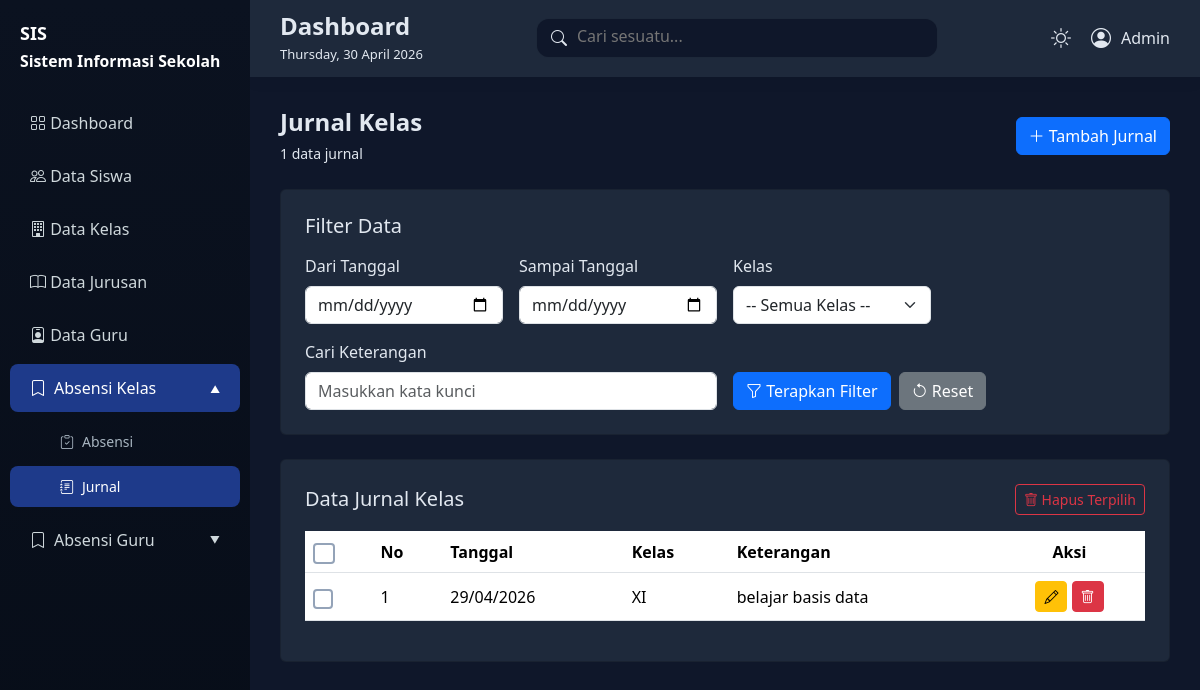
The page /jurnal_kelas.php (signed in) on the database its author committed.
### tables this page shows
CREATE TABLE `jurnal_kelas` (
  `id_jurnal_kelas` int(11) NOT NULL,
  `kelas_id` int(11) NOT NULL,
  `keterangan` text NOT NULL,
  `tgl` date NOT NULL
);

CREATE TABLE `kelas` (
  `id_kelas` int(11) NOT NULL,
  `jurusan_id` int(10) NOT NULL,
  `nama_kelas` varchar(125) NOT NULL
);

### proses/helpers.php (called while the page is built, shortened)
<?php
function formatDate($date, $format = 'd/m/Y') {
    try {
        $dateObj = new DateTime($date);
        return $dateObj->format($format);
    } catch (Exception $e) {
        return '-';
    }
}
function truncateText($text, $length = 50, $suffix = '...') {
    if (strlen($text) <= $length) {
        return $text;
    }
    return substr($text, 0, $length) . $suffix;
}
function buildFilterQuery($table, $filters = []) {
    $conditions = [];
    return count($conditions) > 0 ? implode(' AND ', $conditions) : '1=1';
}
function countRecords($table, $where = '1=1', $joins = '') {
    global $conn;
    $query = "SELECT COUNT(*) as total FROM `$table` $joins WHERE $where";
    $result = mysqli_query($conn, $query);
    $row = mysqli_fetch_assoc($result);
    return $row['total'] ?? 0;
}
?>

### proses/queries.php (called while the page is built, shortened)
<?php
include_once 'helpers.php';
function getJurnalKelas($filters = [], $limit = 0, $offset = 0) {
    $where = buildFilterQuery('jurnal_kelas', $filters);
    $joins = "JOIN kelas ON jurnal_kelas.kelas_id = kelas.id_kelas";
    $query = "SELECT jurnal_kelas.*, kelas.nama_kelas
              FROM jurnal_kelas $joins
              WHERE $where
              ORDER BY jurnal_kelas.tgl DESC";
    if ($limit > 0) {
        $query .= " LIMIT $limit OFFSET $offset";
    }
    return query($query);
}
?>

### config.php (called while the page is built, shortened)
<?php
$conn = mysqli_connect("localhost", "root", "", "akademik");
function query($query)
{
    global $conn;
    $result = mysqli_query($conn, $query);
    $rows = [];
    while ($row = mysqli_fetch_assoc($result)) {
        $rows[] = $row;
    }
    return $rows;
}

### jurnal_kelas.php (the view, shortened to what this page needs)
<?php
include 'config.php';
include 'proses/helpers.php';
include 'proses/queries.php';
$filters = [
    'date_start' => $_GET['date_start'] ?? '',
    'date_end' => $_GET['date_end'] ?? '',
    'kelas_id' => $_GET['kelas_id'] ?? '',
    'search' => $_GET['search'] ?? ''
];
$limit = 100;
$offset = isset($_GET['page']) ? ((int)$_GET['page'] - 1) * $limit : 0;
$jurnalKelas = getJurnalKelas($filters, $limit, $offset);
$totalRecords = countRecords('jurnal_kelas', buildFilterQuery('jurnal_kelas', $filters),
    "JOIN kelas ON jurnal_kelas.kelas_id = kelas.id_kelas");
?>
<?php include 'includes/header.php'; ?>
<div class="content">
    <div class="d-flex justify-content-between align-items-center mb-4">
        <div>
            <h4 class="fw-semibold mb-1">Jurnal Kelas</h4>
            <small><?= $totalRecords; ?> data jurnal</small>
        </div>
        <div class="d-flex gap-2 flex-wrap">
            <button type="button" class="btn btn-primary" data-bs-toggle="modal" data-bs-target="#modalJurnalKelas">
                <i class="bi bi-plus-lg"></i> Tambah Jurnal
            </button>
        </div>
    </div>
    <div class="card p-4 mb-4">
        <h5 class="mb-3">Filter Data</h5>
        <form method="GET" class="row g-3">
            <div class="col-md-3">
                <label class="form-label">Dari Tanggal</label>
                <input type="date" name="date_start" class="form-control" value="<?= htmlspecialchars($filters['date_start']); ?>">
            </div>
            <div class="col-md-3">
                <label class="form-label">Sampai Tanggal</label>
                <input type="date" name="date_end" class="form-control" value="<?= htmlspecialchars($filters['date_end']); ?>">
            </div>
            <div class="col-md-3">
                <label class="form-label">Kelas</label>
                <select name="kelas_id" class="form-select">
                    <option value="">-- Semua Kelas --</option>
                </select>
            </div>
            <div class="col-md-6">
                <label class="form-label">Cari Keterangan</label>
                <input type="text" name="search" class="form-control" placeholder="Masukkan kata kunci" value="<?= htmlspecialchars($filters['search']); ?>">
            </div>
            <div class="col-md-6 d-flex gap-2 align-items-end">
                <button type="submit" class="btn btn-primary">
                    <i class="bi bi-funnel"></i> Terapkan Filter
                </button>
                <a href="jurnal_kelas.php" class="btn btn-secondary">
                    <i class="bi bi-arrow-counterclockwise"></i> Reset
                </a>
            </div>
        </form>
    </div>
    <div class="card p-4">
        <form id="bulkDeleteForm" method="POST" action="proses/hps_jurnal_kelas_banyak.php">
            <div class="d-flex justify-content-between align-items-center mb-3">
                <h5 class="mb-0">Data Jurnal Kelas</h5>
                <button type="submit" class="btn btn-sm btn-outline-danger" onclick="return confirmBulkDelete('.select-jurnal')">
                    <i class="bi bi-trash"></i> Hapus Terpilih
                </button>
            </div>
            <div class="table-responsive">
                <table class="table table-hover align-middle">
                    <thead>
                        <tr>
                            <th><input type="checkbox" class="form-check-input select-all" data-checkbox=".select-jurnal"></th>
                            <th>No</th>
                            <th>Tanggal</th>
                            <th>Kelas</th>
                            <th>Keterangan</th>
                            <th class="text-center">Aksi</th>
                        </tr>
                    </thead>
                    <tbody>
                        <?php $no = $offset + 1; foreach ($jurnalKelas as $row): ?>
                            <tr>
                                <td><input type="checkbox" class="form-check-input select-jurnal" name="selected_ids[]" value="<?= $row['id_jurnal_kelas']; ?>"></td>
                                <td><?= $no++; ?></td>
                                <td><?= formatDate($row['tgl']); ?></td>
                                <td><?= htmlspecialchars($row['nama_kelas']); ?></td>
                                <td>
                                    <div style="max-width: 300px; white-space: nowrap; overflow: hidden; text-overflow: ellipsis;" title="<?= htmlspecialchars($row['keterangan']); ?>">
                                        <?= truncateText($row['keterangan'], 50); ?>
                                    </div>
                                </td>
                                <td class="text-center">
                                    <button type="button" class="btn btn-sm btn-warning" data-bs-toggle="modal" data-bs-target="#modalJurnalKelas">
                                        <i class="bi bi-pencil"></i>
                                    </button>
                                    <a href="proses/hps_jurnal_kelas.php?id=<?= $row['id_jurnal_kelas']; ?>" class="btn btn-sm btn-danger" onclick="return confirm('Yakin ingin menghapus?')">
                                        <i class="bi bi-trash"></i>
                                    </a>
                                </td>
                            </tr>
                        <?php endforeach; ?>
                    </tbody>
                </table>
            </div>
        </form>
    </div>
</div>
<?php include 'includes/footer.php'; ?>

### css/style.css (style rules this page uses)
:root { --bg-light: #f4f6f9; --card-light: #ffffff; --text-light: #1f2937; --bg-dark: #0f172a; --card-dark: #1e293b; --text-dark: #e2e8f0; }
a { text-decoration: none !important; }
body.dark-mode .table { background: var(--card-dark) !important; }
body { background: var(--bg-light); color: var(--text-light); transition: 0.3s; }
body.dark-mode { background: var(--bg-dark); color: var(--text-dark); }
.content { margin-top: 3rem; padding: 30px; }
body.dark-mode .card, body.dark-mode .card-stat { background: var(--card-dark); color: var(--text-dark); }
.form-check-input { width: 1.25rem; height: 1.25rem; cursor: pointer; border: 2px solid #6b7280; background-color: transparent; transition: all 0.2s ease; }
.select-all { width: 1.35rem; height: 1.35rem; border: 2px solid #6b7280; }
body.dark-mode .form-check-input { border-color: #94a3b8; }

### rows shown on the page
jurnal_kelas: tgl "29/04/2026", kelas.nama_kelas "XI", keterangan "belajar basis data"

### other values the page prints
$totalRecords "1"
